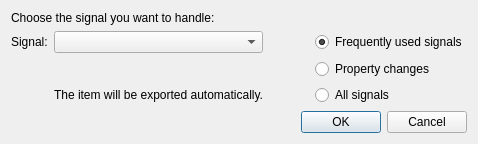
<?xml version="1.0" encoding="UTF-8"?>
<ui version="4.0">
 <class>AddSignalHandlerDialog</class>
 <widget class="QDialog" name="AddSignalHandlerDialog">
  <property name="geometry">
   <rect>
    <x>0</x>
    <y>0</y>
    <width>440</width>
    <height>132</height>
   </rect>
  </property>
  <property name="windowTitle">
   <string>Implement Signal Handler</string>
  </property>
  <layout class="QGridLayout" name="gridLayout">
   <item row="1" column="3">
    <widget class="QRadioButton" name="frequent">
     <property name="text">
      <string>Frequently used signals</string>
     </property>
     <property name="checked">
      <bool>true</bool>
     </property>
     <property name="autoRepeat">
      <bool>false</bool>
     </property>
    </widget>
   </item>
   <item row="4" column="0" colspan="4">
    <widget class="QDialogButtonBox" name="buttonBox">
     <property name="orientation">
      <enum>Qt::Horizontal</enum>
     </property>
     <property name="standardButtons">
      <set>QDialogButtonBox::Cancel|QDialogButtonBox::Ok</set>
     </property>
    </widget>
   </item>
   <item row="1" column="1">
    <widget class="QComboBox" name="comboBox">
     <property name="sizePolicy">
      <sizepolicy hsizetype="Expanding" vsizetype="Fixed">
       <horstretch>0</horstretch>
       <verstretch>0</verstretch>
      </sizepolicy>
     </property>
     <property name="minimumSize">
      <size>
       <width>196</width>
       <height>0</height>
      </size>
     </property>
    </widget>
   </item>
   <item row="2" column="3">
    <widget class="QRadioButton" name="properties">
     <property name="text">
      <string>Property changes</string>
     </property>
    </widget>
   </item>
   <item row="3" column="3">
    <widget class="QRadioButton" name="all">
     <property name="text">
      <string>All signals</string>
     </property>
    </widget>
   </item>
   <item row="1" column="2">
    <spacer name="horizontalSpacer">
     <property name="orientation">
      <enum>Qt::Horizontal</enum>
     </property>
     <property name="sizeType">
      <enum>QSizePolicy::Fixed</enum>
     </property>
     <property name="sizeHint" stdset="0">
      <size>
       <width>40</width>
       <height>20</height>
      </size>
     </property>
    </spacer>
   </item>
   <item row="1" column="0">
    <widget class="QLabel" name="label">
     <property name="sizePolicy">
      <sizepolicy hsizetype="Minimum" vsizetype="Minimum">
       <horstretch>0</horstretch>
       <verstretch>0</verstretch>
      </sizepolicy>
     </property>
     <property name="text">
      <string>Signal:</string>
     </property>
    </widget>
   </item>
   <item row="0" column="0" colspan="4">
    <widget class="QLabel" name="label_2">
     <property name="text">
      <string>Choose the signal you want to handle:</string>
     </property>
    </widget>
   </item>
   <item row="3" column="1">
    <widget class="QLabel" name="label_3">
     <property name="text">
      <string>The item will be exported automatically.</string>
     </property>
    </widget>
   </item>
  </layout>
 </widget>
 <tabstops>
  <tabstop>comboBox</tabstop>
  <tabstop>frequent</tabstop>
  <tabstop>properties</tabstop>
  <tabstop>all</tabstop>
 </tabstops>
 <resources/>
 <connections>
  <connection>
   <sender>buttonBox</sender>
   <signal>accepted()</signal>
   <receiver>AddSignalHandlerDialog</receiver>
   <slot>accept()</slot>
   <hints>
    <hint type="sourcelabel">
     <x>248</x>
     <y>254</y>
    </hint>
    <hint type="destinationlabel">
     <x>157</x>
     <y>274</y>
    </hint>
   </hints>
  </connection>
  <connection>
   <sender>buttonBox</sender>
   <signal>rejected()</signal>
   <receiver>AddSignalHandlerDialog</receiver>
   <slot>reject()</slot>
   <hints>
    <hint type="sourcelabel">
     <x>316</x>
     <y>260</y>
    </hint>
    <hint type="destinationlabel">
     <x>286</x>
     <y>274</y>
    </hint>
   </hints>
  </connection>
 </connections>
</ui>
